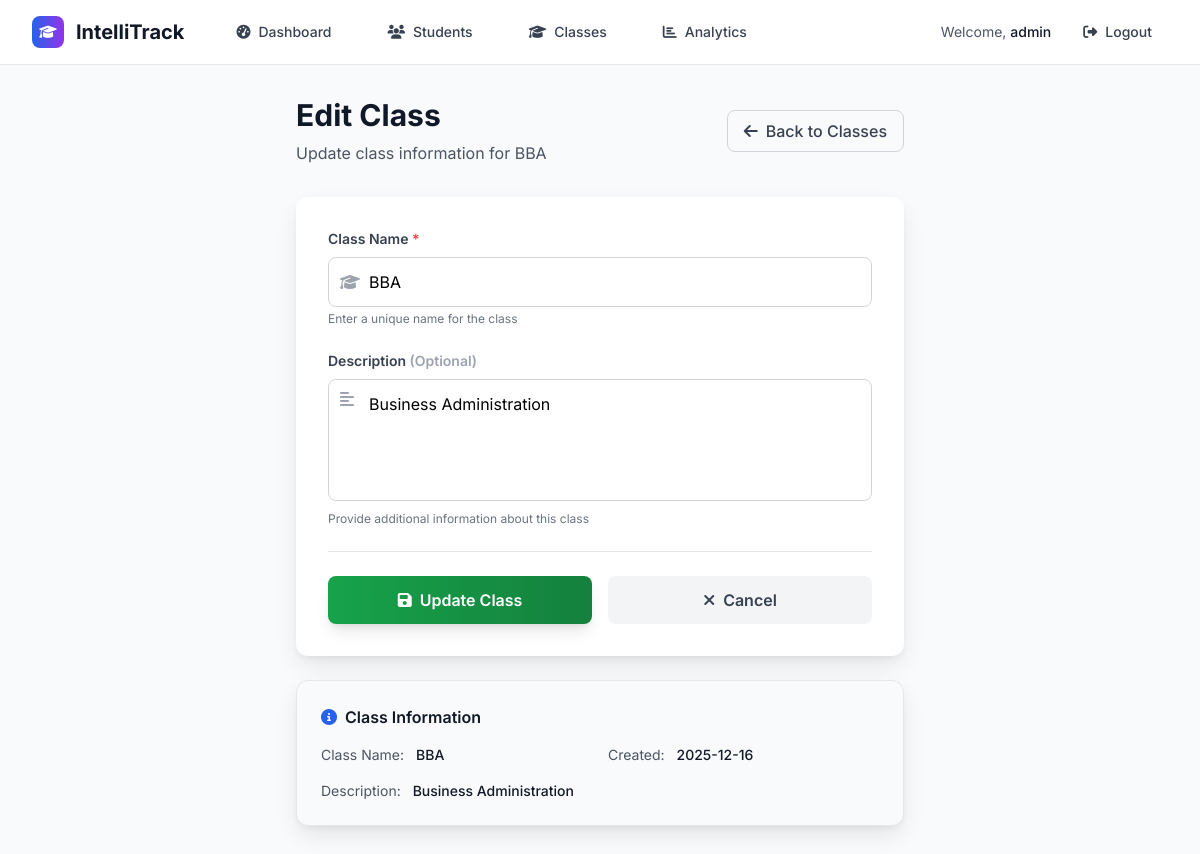
Screenshot of /edit-class/10 (signed in) with the database file from the repository.
### tables this page shows
CREATE TABLE classes (
            id INTEGER PRIMARY KEY AUTOINCREMENT,
            name TEXT UNIQUE NOT NULL,
            description TEXT,
            created_at TIMESTAMP DEFAULT CURRENT_TIMESTAMP
        );

### backend/routes.py (the view, shortened to what this page needs)
    @app.route('/edit-class/<int:id>', methods=['GET', 'POST'])
    @login_required
    def edit_class(id):
        conn = get_db_connection()
        class_info = conn.execute('SELECT * FROM classes WHERE id = ?', (id,)).fetchone()
        conn.close()
        if not class_info:
            flash('Class not found', 'error')
            return redirect(url_for('view_classes'))
        return render_template('edit_class.html', class_info=class_info)

### backend/auth.py (called while the page is built)
def login_required(f):
    @wraps(f)
    def decorated_function(*args, **kwargs):
        if 'logged_in' not in session:
            return redirect(url_for('login'))
        return f(*args, **kwargs)
    return decorated_function

### backend/db.py (called while the page is built)
def get_db_connection():
    conn = sqlite3.connect(DATABASE)
    conn.row_factory = sqlite3.Row
    return conn

### frontend/templates/edit_class.html (shortened to what this page needs)
{% extends "base.html" %}
{% block content %}
<div class="min-h-screen bg-gray-50 py-8">
    <div class="max-w-2xl mx-auto px-4 sm:px-6 lg:px-8">
        <div class="flex items-center justify-between mb-8">
            <div>
                <h1 class="text-3xl font-bold text-gray-900 mb-2">Edit Class</h1>
                <p class="text-gray-600">Update class information for {{ class_info.name }}</p>
            </div>
            <a href="{{ url_for('view_classes') }}" class="inline-flex items-center px-4 py-2 border border-gray-300 text-gray-700 rounded-lg hover:bg-gray-50 transition-colors font-medium">
                <i class="fas fa-arrow-left mr-2"></i>Back to Classes
            </a>
        </div>
        <div class="card-shadow bg-white rounded-xl p-8">
            <form method="POST" action="{{ url_for('edit_class', id=class_info.id) }}" class="space-y-6">
                <div>
                    <label for="name" class="block text-sm font-semibold text-gray-700 mb-2">
                        Class Name <span class="text-red-500">*</span>
                    </label>
                    <div class="relative">
                        <i class="fas fa-graduation-cap absolute left-3 top-1/2 transform -translate-y-1/2 text-gray-400"></i>
                        <input
                            type="text"
                            id="name"
                            name="name"
                            required
                            value="{{ class_info.name }}"
                            class="w-full pl-10 pr-4 py-3 border border-gray-300 rounded-lg focus:ring-2 focus:ring-blue-500 focus:border-blue-500 outline-none transition-all duration-200"
                            placeholder="e.g., Grade 10-A, Class XII Science"
                        >
                    </div>
                    <p class="text-xs text-gray-500 mt-1">Enter a unique name for the class</p>
                </div>
                <div>
                    <label for="description" class="block text-sm font-semibold text-gray-700 mb-2">
                        Description <span class="text-gray-400">(Optional)</span>
                    </label>
                    <div class="relative">
                        <i class="fas fa-align-left absolute left-3 top-3 text-gray-400"></i>
                        <textarea
                            id="description"
                            name="description"
                            rows="4"
                            class="w-full pl-10 pr-4 py-3 border border-gray-300 rounded-lg focus:ring-2 focus:ring-blue-500 focus:border-blue-500 outline-none transition-all duration-200 resize-none"
                            placeholder="Describe the class focus, curriculum, or any special notes..."
                        >{{ class_info.description or '' }}</textarea>
                    </div>
                    <p class="text-xs text-gray-500 mt-1">Provide additional information about this class</p>
                </div>
                <div class="border-t border-gray-200 pt-6">
                    <div class="flex flex-col sm:flex-row gap-4">
                        <button
                            type="submit"
                            class="flex-1 bg-gradient-to-r from-green-600 to-green-700 text-white py-3 rounded-lg font-semibold hover:from-green-700 hover:to-green-800 transition-all duration-200 transform hover:scale-105 shadow-lg hover:shadow-xl"
                        >
                            <i class="fas fa-save mr-2"></i>Update Class
                        </button>
                        <a
                            href="{{ url_for('view_classes') }}"
                            class="flex-1 bg-gray-100 text-gray-700 py-3 rounded-lg font-semibold hover:bg-gray-200 transition-all duration-200 text-center"
                        >
                            <i class="fas fa-times mr-2"></i>Cancel
                        </a>
                    </div>
                </div>
            </form>
        </div>
        <div class="mt-6 card-shadow bg-gray-50 border border-gray-200 rounded-xl p-6">
            <h4 class="font-semibold text-gray-900 mb-4 flex items-center">
                <i class="fas fa-info-circle mr-2 text-blue-600"></i>
                Class Information
            </h4>
            <div class="grid grid-cols-1 md:grid-cols-2 gap-4 text-sm">
                <div>
                    <span class="text-gray-600">Class Name:</span>
                    <span class="font-medium text-gray-900 ml-2">{{ class_info.name }}</span>
                </div>
                <div>
                    <span class="text-gray-600">Created:</span>
                    <span class="font-medium text-gray-900 ml-2">{{ class_info.created_at[:10] if class_info.created_at else 'N/A' }}</span>
                </div>
                <div class="md:col-span-2">
                    <span class="text-gray-600">Description:</span>
                    <span class="font-medium text-gray-900 ml-2">{{ class_info.description or 'No description provided' }}</span>
                </div>
            </div>
        </div>
    </div>
</div>
{% endblock %}

### frontend/templates/base.html (style rules this page uses)
body { font-family: 'Inter', sans-serif; }
.card-shadow { box-shadow: 0 10px 25px -3px rgba(0, 0, 0, 0.1), 0 4px 6px -2px rgba(0, 0, 0, 0.05); }

### rows the page displays
classes: name "BBA", description "Business Administration", created_at "2025-12-16"

### other values shown
{{ session.username }} "admin"
